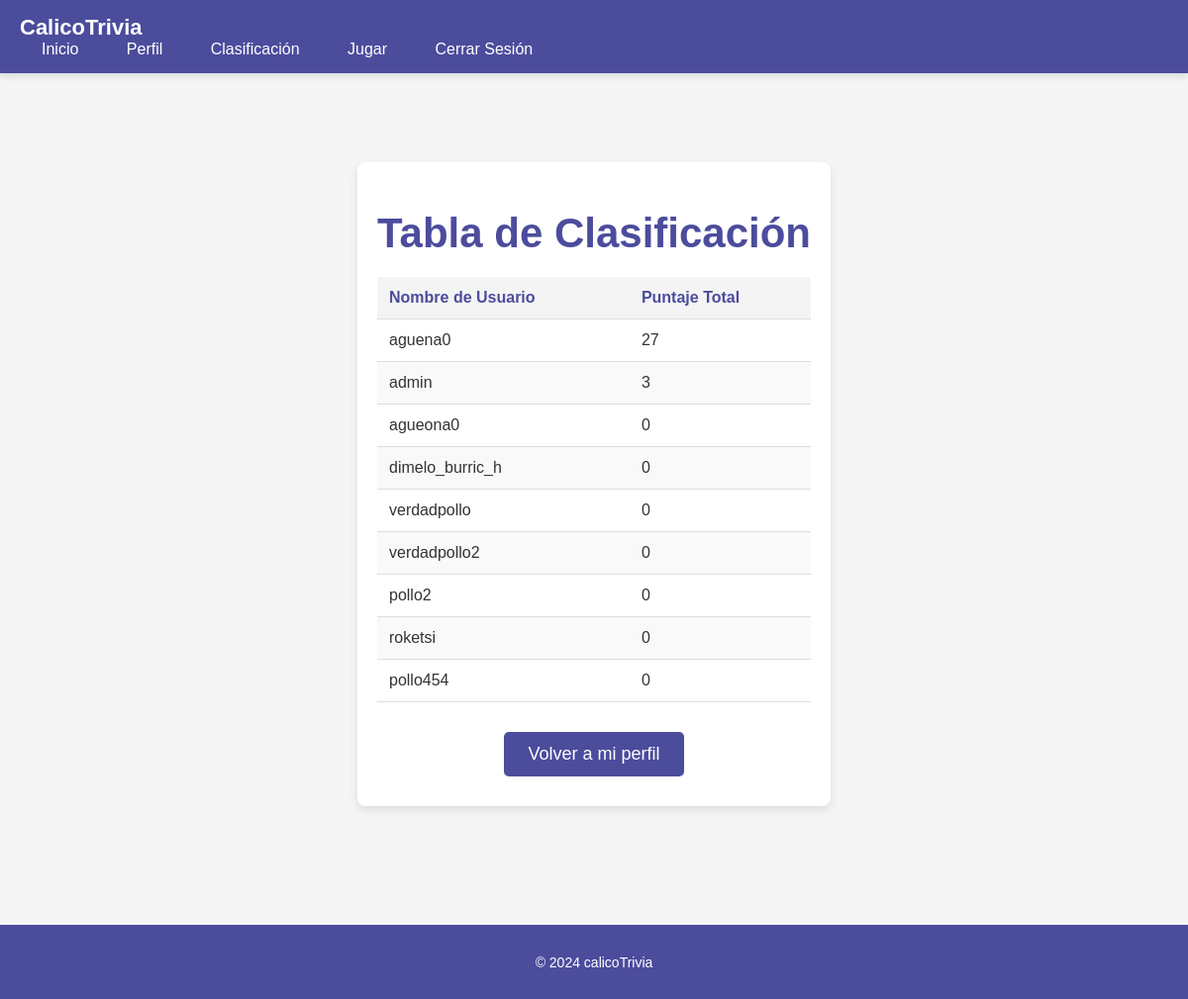
Page /leaderboard/ (signed in) on the earlier database version.
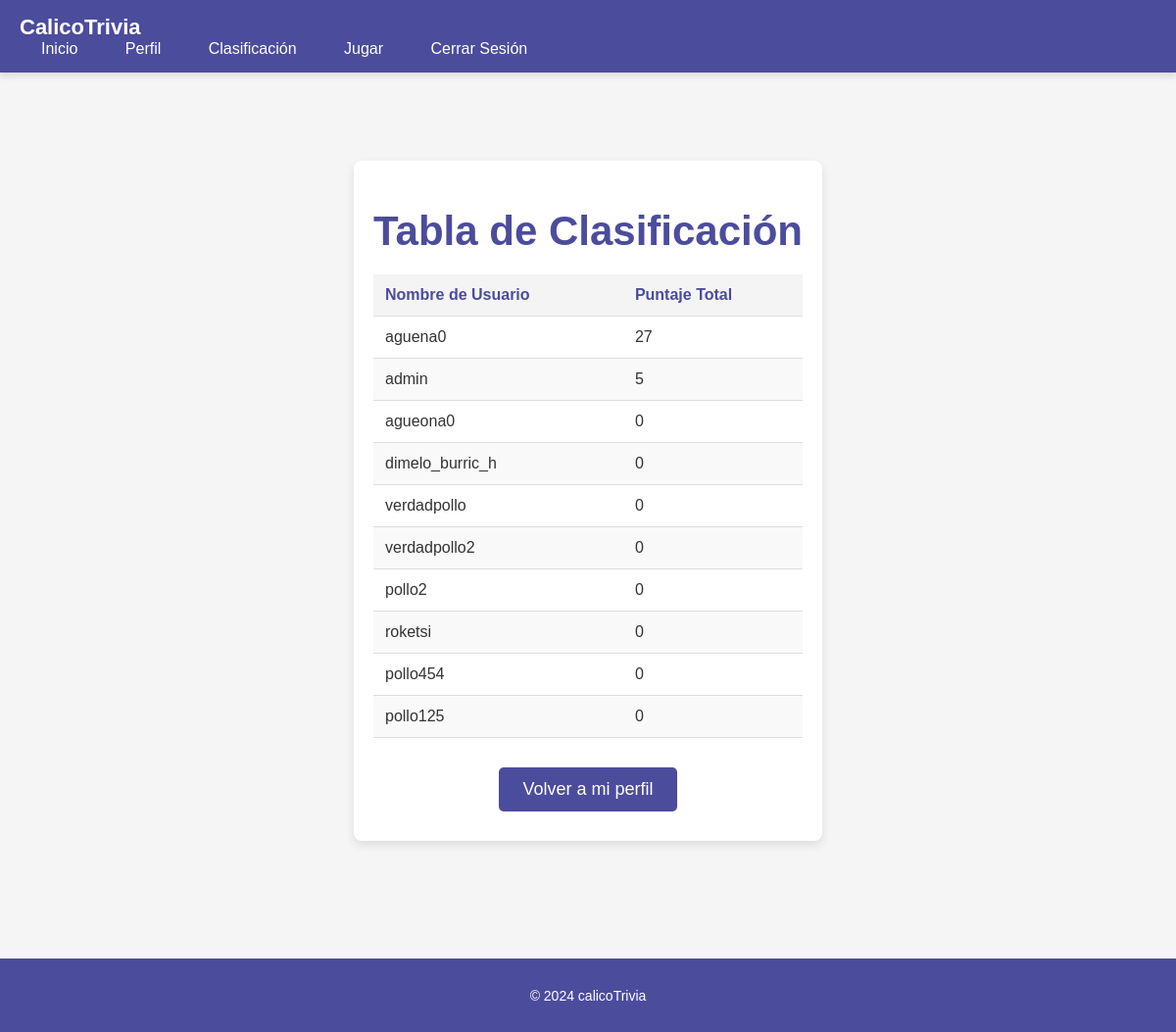
Same page on the later database version.
### players/models.py (models this page shows, shortened)
class Player(models.Model):
    user = models.OneToOneField(User, on_delete=models.CASCADE)
    total_score = models.IntegerField(default=0)
    created_at = models.DateTimeField(auto_now_add=True)

### players/views.py (the view)
# urls.py: path('leaderboard/', player_views.leaderboard_view, name='leaderboard'),
@login_required
def leaderboard_view(request):
    players = Player.objects.all().order_by('-total_score')
    return render(request, 'players/leaderboard.html', {'players': players})

### templates/players/leaderboard.html
{% extends 'base.html' %}
{% block content %}
<div class="leaderboard-container">
    <h1 class="leaderboard-title">Tabla de Clasificación</h1>
    <table class="leaderboard-table">
        <thead>
            <tr>
                <th>Nombre de Usuario</th>
                <th>Puntaje Total</th>
            </tr>
        </thead>
        <tbody>
            {% for player in players %}
            <tr>
                <td>{{ player.user.username }}</td>
                <td>{{ player.total_score }}</td>
            </tr>
            {% endfor %}
        </tbody>
    </table>
    <a href="{% url 'profile' %}" class="btn back-btn">Volver a mi perfil</a>
</div>
{% endblock %}

### templates/base.html (shortened to what this page needs)
<!DOCTYPE html>
{% load static %}
<html lang="es">
<head>
    <link rel="stylesheet" href="{% static '/styles.css' %}">
</head>
<body>
    <nav class="navbar">
        <div class="container">
            <a href="{% url 'home' %}" class="logo">CalicoTrivia </a>
            <div class="nav-links">
                {% if user.is_authenticated %}
                    <a href="{% url 'home' %}">Inicio</a>
                    <a href="{% url 'profile' %}">Perfil</a>
                    <a href="{% url 'leaderboard' %}">Clasificación</a>
                    <a href="{% url 'game' %}">Jugar</a>
                    <a href="{% url 'logout' %}">Cerrar Sesión</a>
                {% else %}
                    <a href="{% url 'login' %}">Iniciar Sesión</a>
                    <a href="{% url 'register' %}">Registrarse</a>
                {% endif %}
            </div>
        </div>
    </nav>
    <main class="main-content">
        {% block content %}
        {% endblock %}
    </main>
    <footer class="footer">
        <p>© 2024 calicoTrivia</p>
    </footer>
</body>
</html>

### static/styles.css (style rules this page uses)
body { font-family: 'Segoe UI', Tahoma, Geneva, Verdana, sans-serif; margin: 0; padding: 0; background-color: #f4f4f9; color: #333; }
.navbar { background-color: #4c4c9d; padding: 15px 20px; display: flex; justify-content: space-between; align-items: center; box-shadow: 0 4px 6px rgba(0, 0, 0, 0.1); position: sticky; top: 0; z-index: 1000; }
.navbar .logo { font-size: 22px; font-weight: bold; color: #ffffff; text-decoration: none; }
.nav-links a { color: #ffffff; text-decoration: none; margin: 0 10px; padding: 8px 12px; border-radius: 4px; font-size: 16px; transition: background-color 0.3s ease; }
.main-content { display: flex; flex-direction: column; align-items: center; justify-content: center; min-height: 80vh; text-align: center; padding: 40px 20px; }
.main-content h1 { font-size: 42px; color: #4c4c9d; margin-bottom: 20px; }
.main-content .btn { padding: 12px 24px; margin: 10px; font-size: 18px; text-decoration: none; color: #ffffff; background-color: #4c4c9d; border: none; border-radius: 5px; cursor: pointer; transition: background-color 0.3s ease, transform 0.2s ease; }
footer { text-align: center; padding: 15px; background-color: #4c4c9d; color: #fff; font-size: 14px; margin-top: 30px; }
.leaderboard-container { max-width: 1000px; margin: 50px auto; padding: 20px; background-color: #ffffff; border-radius: 8px; box-shadow: 0 4px 10px rgba(0, 0, 0, 0.1); text-align: center; }
.leaderboard-title { font-size: 32px; color: #4c4c9d; margin-bottom: 20px; }
.leaderboard-table { width: 100%; border-collapse: collapse; margin-bottom: 20px; }
.leaderboard-table th, .leaderboard-table td { padding: 12px; text-align: left; border-bottom: 1px solid #ddd; }
.leaderboard-table th { background-color: #f4f4f4; color: #4c4c9d; }
.leaderboard-table tbody tr:nth-child(even) { background-color: #f9f9f9; }
.back-btn { padding: 12px 24px; font-size: 18px; background-color: #4c4c9d; color: #fff; border: none; border-radius: 5px; cursor: pointer; text-decoration: none; transition: background-color 0.3s ease, transform 0.2s ease; display: inline-block; margin-top: 20px; }
body { font-family: 'Arial', sans-serif; background-color: #f5f5f5; margin: 0; padding: 0; }
p { margin-top: 15px; font-size: 14px; }

Differences in the rows shown:
changed Player "admin": total_score "3" → "5"
added Player: user.username "pollo125", total_score "0"
